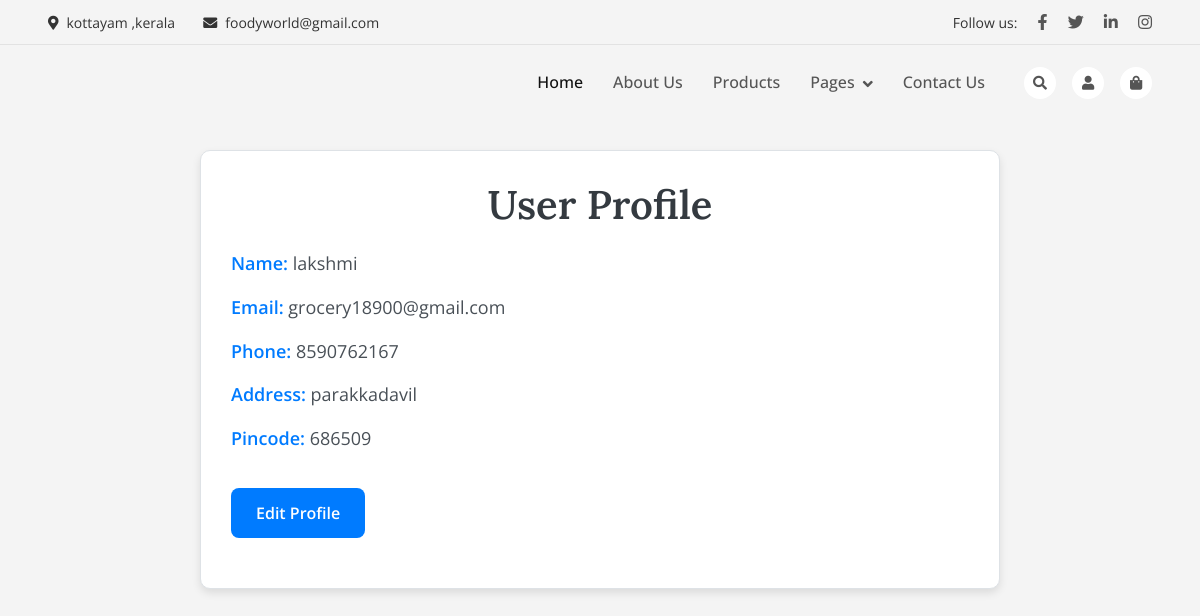
The page /custom_admin/profile/ (signed in) on the database its author committed.
### myapp/models.py (models this page shows, shortened)
class User(AbstractBaseUser):
    STATUS_CHOICES = [
        ('active', 'Active'),
        ('inactive', 'Inactive')
    ]
    status = models.CharField(max_length=10, choices=STATUS_CHOICES, default='active')
    email = models.EmailField(unique=True)
    name = models.CharField(max_length=255)
    phone = models.CharField(max_length=20)
    address = models.TextField()
    pincode = models.CharField(max_length=10)
    role = models.CharField(max_length=20)
    password = models.CharField(max_length=100)
    is_active = models.BooleanField(default=True)
    is_staff = models.BooleanField(default=False)
    date_joined = models.DateTimeField(default=timezone.now)
    last_login = models.DateTimeField(null=True, blank=True)
    objects = UserManager()
    USERNAME_FIELD = 'email'
    REQUIRED_FIELDS = ['name']

### myapp/views.py (the view)
# urls.py: path('profile/', views.all_users_view, name='profile'),
@login_required
def all_users_view(request):
    user = request.user
    context = {
        'customer': user
    }
    return render(request, 'profile.html', context)

### myapp/templates/profile.html (shortened to what this page needs)
<!DOCTYPE html>
<html lang="en">
<head>
    {% load static %}
    <link href="https://cdnjs.cloudflare.com/ajax/libs/font-awesome/5.10.0/css/all.min.css" rel="stylesheet">
    <link href="https://cdn.jsdelivr.net/npm/bootstrap-icons@1.4.1/font/bootstrap-icons.css" rel="stylesheet">
    <link href="{% static 'lib/animate/animate.min.css' %}" rel="stylesheet">
    <link href="{% static 'lib/owlcarousel/assets/owl.carousel.min.css' %}" rel="stylesheet">
    <link href="{% static 'css/bootstrap.min.css' %}" rel="stylesheet">
    <link href="{% static 'css/style.css' %}" rel="stylesheet">
</head>
<body>
    <div class="container-fluid fixed-top px-0 wow fadeIn" data-wow-delay="0.1s">
        <div class="top-bar row gx-0 align-items-center d-none d-lg-flex">
            <div class="col-lg-6 px-5 text-start">
                <small><i class="fa fa-map-marker-alt me-2"></i>kottayam ,kerala</small>
                <small class="ms-4"><i class="fa fa-envelope me-2"></i>foodyworld@gmail.com</small>
            </div>
            <div class="col-lg-6 px-5 text-end">
                <small>Follow us:</small>
                <a class="text-body ms-3" href=""><i class="fab fa-facebook-f"></i></a>
                <a class="text-body ms-3" href=""><i class="fab fa-twitter"></i></a>
                <a class="text-body ms-3" href=""><i class="fab fa-linkedin-in"></i></a>
                <a class="text-body ms-3" href=""><i class="fab fa-instagram"></i></a>
            </div>
        </div>
        <nav class="navbar navbar-expand-lg navbar-light py-lg-0 px-lg-5 wow fadeIn" data-wow-delay="0.1s">
            <div class="collapse navbar-collapse" id="navbarCollapse">
                <div class="navbar-nav ms-auto p-4 p-lg-0">
                    <a href="{% url 'customer_dashboard' %}" class="nav-item nav-link active">Home</a>
                    <a href="#" class="nav-item nav-link">About Us</a>
                    <a href="{% url 'list_category_products' %}" class="nav-item nav-link">Products</a>
                    <div class="nav-item dropdown">
                        <a href="#" class="nav-link dropdown-toggle" data-bs-toggle="dropdown">Pages</a>
                    </div>
                    <a href="{% url 'contact' %}" class="nav-item nav-link">Contact Us</a>
                </div>
                <div class="d-none d-lg-flex ms-2">
                    <a class="btn-sm-square bg-white rounded-circle ms-3" href="#">
                        <small class="fa fa-search text-body"></small>
                    </a>
                    <div class="dropdown">
                        <a class="btn-sm-square bg-white rounded-circle ms-3" href="#" id="userDropdown" role="button" data-bs-toggle="dropdown" aria-expanded="false">
                            <small class="fa fa-user text-body"></small>
                        </a>
                    </div>
                    <a class="btn-sm-square bg-white rounded-circle ms-3" href="#">
                        <small class="fa fa-shopping-bag text-body"></small>
                    </a>
                </div>
            </div>
        </nav>
    </div>
    <br>  <br>  <br>  <br>  <br>
    <div class="container">
        <h1>User Profile</h1>
        <p><span class="label">Name:</span> {{ customer.name }}</p>
        <p><span class="label">Email:</span> {{ customer.email }}</p>
        <p><span class="label">Phone:</span> {{ customer.phone }}</p>
        <p><span class="label">Address:</span> {{ customer.address }}</p>
        <p><span class="label">Pincode:</span> {{ customer.pincode }}</p>
        <a href="{% url 'edit_profile' %}" class="edit-btn">Edit Profile</a>
    </div>
</body>
</html>

### myapp/static/css/style.css (style rules this page uses)
:root { --primary: #3CB815; --secondary: #F65005; --light: #F7F8FC; --dark: #111111; }
.btn-sm-square { width: 32px; height: 32px; }
.btn-square, .btn-sm-square, .btn-lg-square { padding: 0; display: flex; align-items: center; justify-content: center; font-weight: normal; }
.fixed-top { transition: .5s; }
.top-bar { height: 45px; border-bottom: 1px solid rgba(0, 0, 0, .07); }
.navbar .dropdown-toggle::after { border: none; content: "\f107"; font-family: "Font Awesome 5 Free"; font-weight: 900; vertical-align: middle; margin-left: 8px; }
.navbar .navbar-nav .nav-link { padding: 25px 15px; color: #555555; font-weight: 500; outline: none; }
.navbar .navbar-nav .nav-link:hover, .navbar .navbar-nav .nav-link.active { color: var(--dark); }

### myapp/templates/profile.html (style rules this page uses)
body { font-family: 'Open Sans', sans-serif; background-color: #f4f4f4; margin: 0; padding: 0; color: #333; }
.container { width: 90%; max-width: 800px; margin: 30px auto; padding: 30px; background: #ffffff; border-radius: 10px; box-shadow: 0 4px 8px rgba(0, 0, 0, 0.1); border: 1px solid #dee2e6; }
h1 { color: #343a40; text-align: center; margin-bottom: 20px; font-size: 2.5rem; font-weight: 600; }
p { font-size: 18px; color: #495057; margin: 15px 0; line-height: 1.6; }
.label { font-weight: 600; color: #007bff; }
.edit-btn { display: inline-block; padding: 12px 24px; margin: 20px 0; background-color: #007bff; color: #ffffff; text-align: center; text-decoration: none; border-radius: 8px; font-size: 16px; font-weight: 600; transition: background-color 0.3s, transform 0.2s; border: 1px solid transparent; }

### rows shown on the page
User: name "lakshmi", email "grocery18900@gmail.com", phone "8590762167", address "parakkadavil", pincode "686509"
